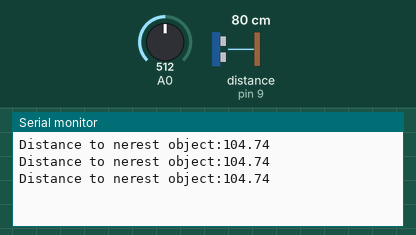
The sketch below on a simulated Arduino Uno, built with avr-gcc and run on an emulated ATmega328P. On the bench: the last lines printed to the serial monitor. Wiring (inferred from the names in the program): ultrasonic range finder: trigger pin 8; echo pin 9. The test bench sets the inputs (shaded band); at power-on: distance to the obstacle (sensor on pin 9) 80 cm, A0 = 512. The echo pulse lasts 58.3 µs per cm.

Above: at 1.2 s.
1.3 s: distance to the obstacle (sensor on pin 9) set to 2 cm
At 1.9 s:
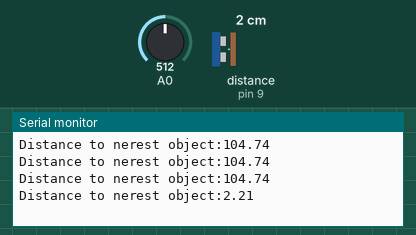
2.8 s: A0 set to 716
At 3.4 s:
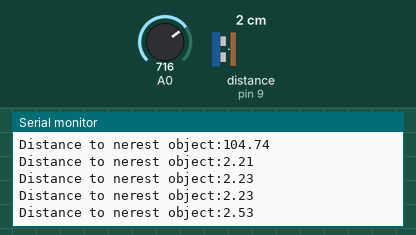
4.3 s: distance to the obstacle (sensor on pin 9) set to 4 cm
At 4.9 s:
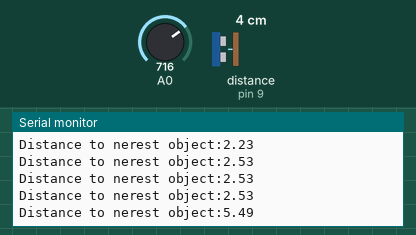
5.8 s: A0 set to 900
At 6.4 s:
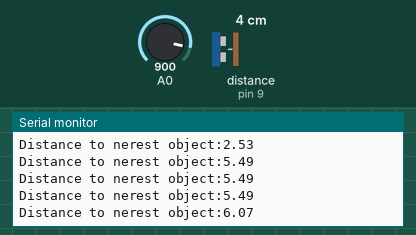
Timing chart, 0 to 8.3 s (numbered marks = the images above; inputs shaded):
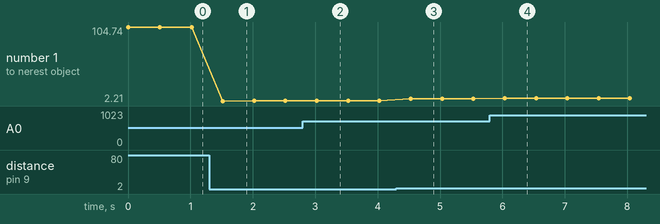

The sketch:

ping2.ino
```cpp
// ping2.ino
const int TRIG = 8;
const int ECHO = 9;
unsigned long length; // use long

void setup()
{
  Serial.begin(9600);
  pinMode(TRIG, OUTPUT);
  pinMode(ECHO, INPUT);
}

void loop()
{
  // start measurement
  digitalWrite(TRIG, LOW);
  delayMicroseconds(2);
  digitalWrite(TRIG, HIGH);
  delayMicroseconds(5);
  digitalWrite(TRIG, LOW);

  // get the echo
  // count time until ECHO pin is HIGH
  length = pulseIn(ECHO, HIGH);
  Serial.print("Distance to nerest object:");
  Serial.println(microseconds_to_cm(length));
  delay(500);
}

const float microseconds_to_cm(const unsigned long microseconds)
{
  // 343m/s -> 29.155 microseconds/cm / 2 echo takes 2 times the same distance
  return max(0, microseconds / microseconds_per_cm() / 2);
}

const float microseconds_per_cm()
{
  return 1 / ((331.5 + (0.6 * map(analogRead(A0),0,410,-50,150))) / 10000);
}
```

Measured:
- after the input at 1.3 s, the serial monitor: prints a new line after 0.22 s (image 1)
- after the input at 2.8 s, the serial monitor: prints a new line after 0.23 s (image 2)
- after the input at 4.3 s, the serial monitor: prints a new line after 0.23 s (image 3)
- after the input at 5.8 s, the serial monitor: prints a new line after 0.24 s (image 4)
- plotted number 1: 104.74 → 2.23 after the input at 1.3 s, 2.23 → 2.53 after the input at 2.8 s, 2.53 → 5.49 after the input at 4.3 s, 5.49 → 6.07 after the input at 5.8 s
